Frame 1 (no input): blank canvas, image omitted
Frame 60 (the mouse pressed at the canvas centre just before this capture): blank canvas, image omitted
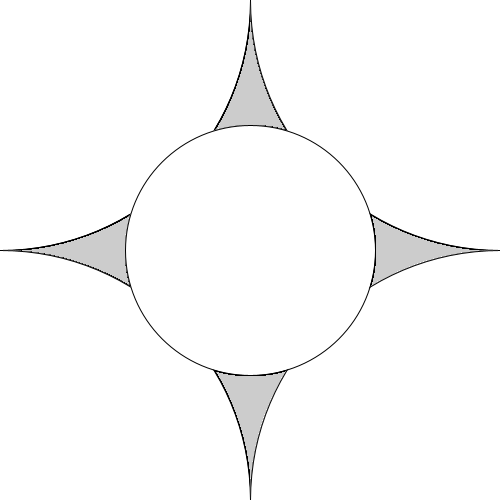
Frame 120 (the mouse held since frame 60 and released just before this capture)

The Processing sketch whose frames 1 and 60 were blank and that drew this single picture after the mouse press (run headless with seeded random() and noise(); from frame 60 on, the mouse is pressed at the canvas centre):

// Processing sketch: processing_49753
// ── processing_49753.pde


void setup()
{
  size(500,500);
  smooth();
  noCursor();
 
}
void draw()
{stroke(0);
  ellipse(0,0,2*mouseX,2*mouseY);
  ellipse(0,500,2*mouseX,2*mouseY);
  ellipse(500,0,2*mouseX,2*mouseY);
  ellipse(500,500,2*mouseX,2*mouseY);
  ellipse(250,250,mouseX,mouseY);
}
